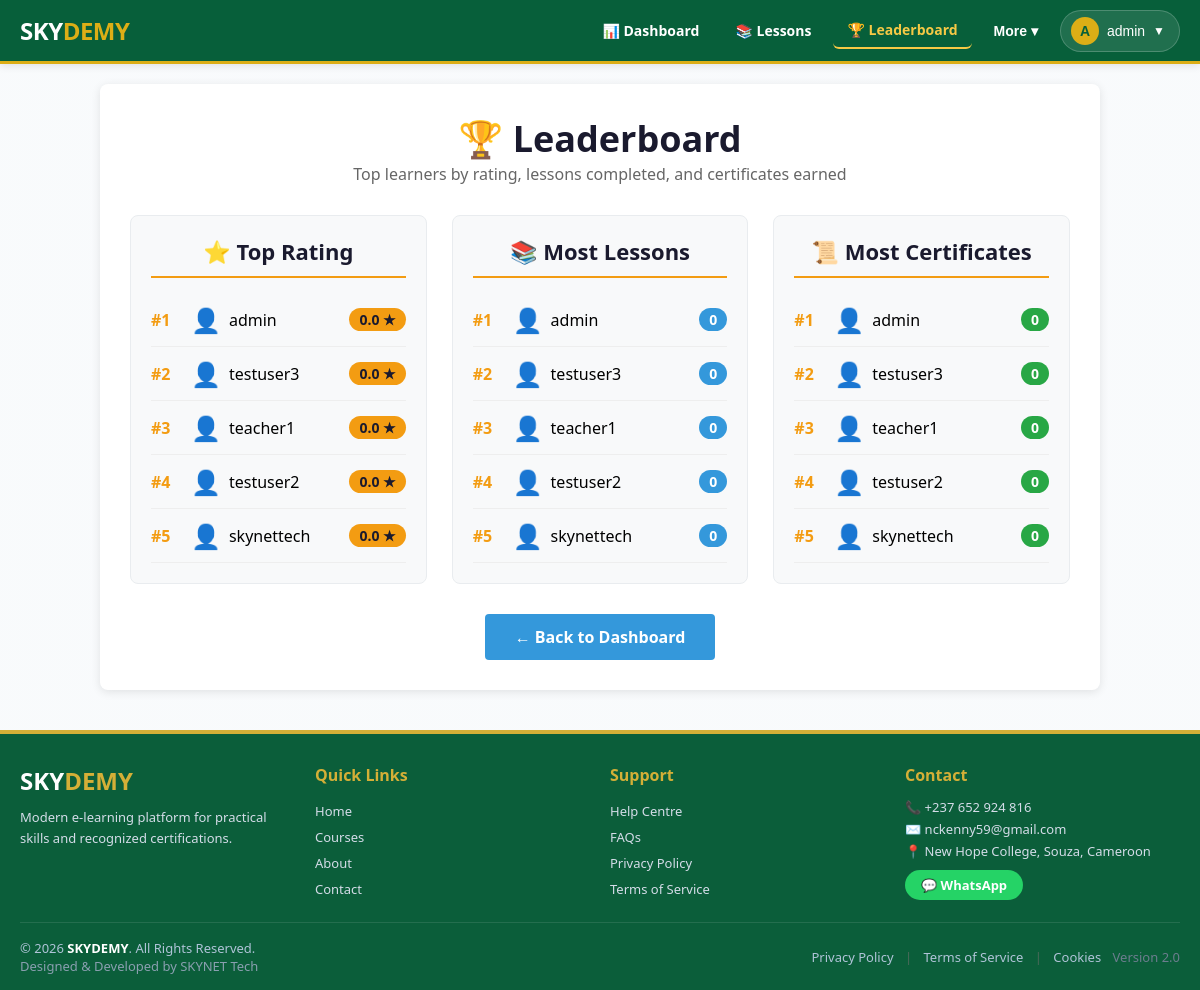
The page /leaderboard/ (signed in) on the database as committed earlier.
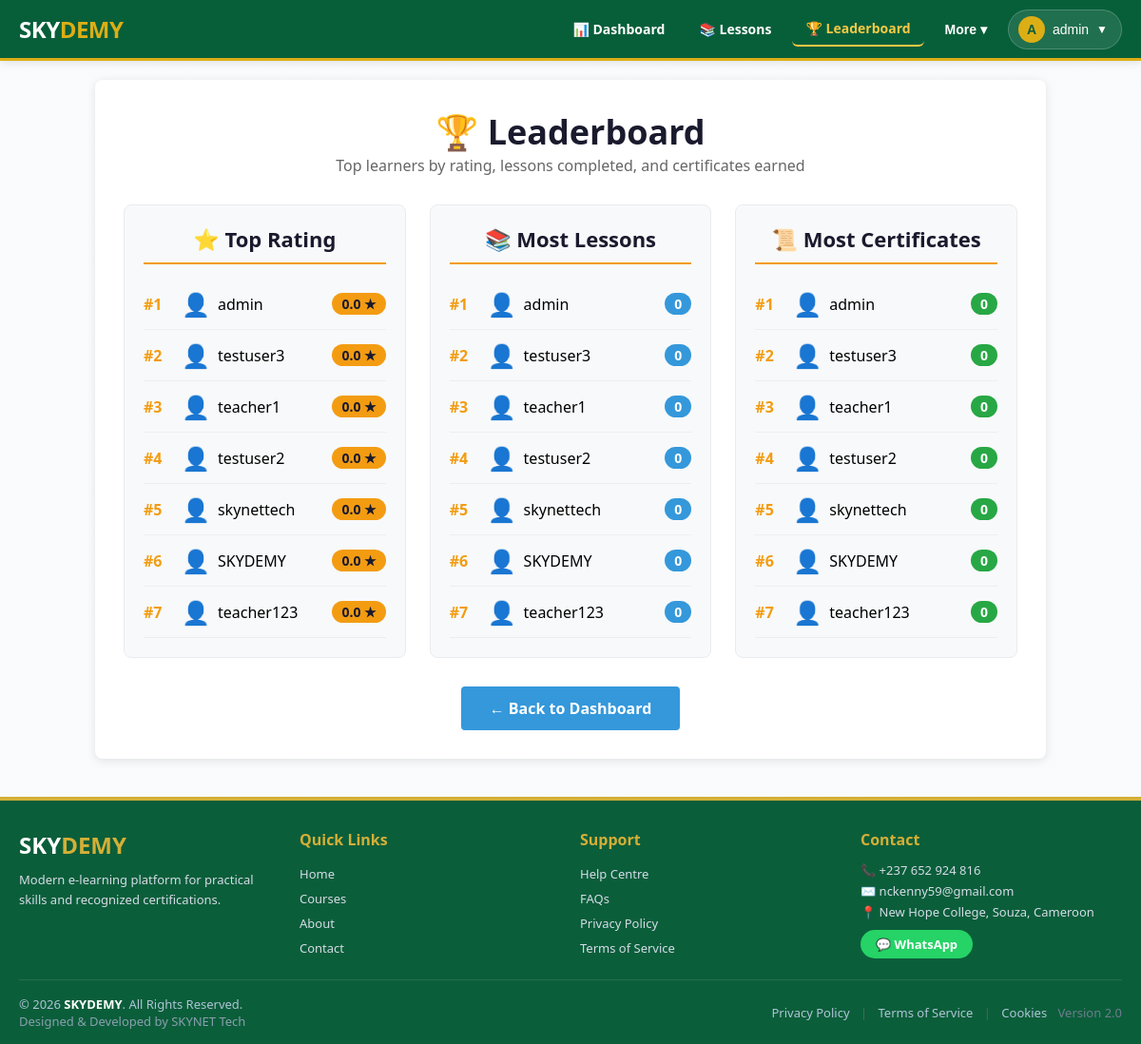
The same page on the database as committed later.
### users/models.py (models this page shows, shortened)
class UserProfile(models.Model):
    ROLE_CHOICES = (
        ('learner', 'Learner'),
        ('teacher', 'Teacher'),
        ('admin', 'Admin'),
    )
    VERIFICATION_STATUS_CHOICES = (
        ('pending', 'Pending Review'),
        ('verified', 'Verified'),
        ('approved', 'Approved'),
        ('suspended', 'Suspended'),
    )
    LEVEL_CHOICES = (
        ('primary', 'Primary School'),
        ('secondary', 'Secondary School'),
        ('university', 'University / Higher Institution'),
        ('', 'Not set'),
    )
    user = models.OneToOneField(User, on_delete=models.CASCADE, related_name='profile')
    role = models.CharField(max_length=10, choices=ROLE_CHOICES, default='learner')
    bio = models.TextField(blank=True, default='')
    avatar = CloudinaryField('avatar', blank=True, null=True)
    level = models.CharField(max_length=10, choices=LEVEL_CHOICES, default='')
    date_of_birth = models.DateField(null=True, blank=True)
    address = models.TextField(blank=True, default='')
    full_name = models.CharField(
        max_length=200,
        blank=True,
        null=True,
        help_text="User's full name (e.g., CHE KENNETH)"
    )
    phone_number = models.CharField(
        max_length=20,
        blank=True,
        unique=True,
        null=True,
        help_text="WhatsApp number for login and notifications"
    )
    verification_status = models.CharField(max_length=10, choices=VERIFICATION_STATUS_CHOICES, default='pending')
    verification_notes = models.TextField(blank=True)
    is_premium = models.BooleanField(default=False)
    subscription_expiry = models.DateTimeField(null=True, blank=True)
    is_suspended = models.BooleanField(default=False)
    total_lessons_completed = models.IntegerField(default=0)
    rating = models.FloatField(default=0.0, validators=[MinValueValidator(0), MaxValueValidator(5)])
    joined_date = models.DateTimeField(auto_now_add=True)
    updated_at = models.DateTimeField(auto_now=True)

### dashboard/views.py (the view)
# urls.py: path('leaderboard/', include('dashboard.urls')),
@login_required
def leaderboard(request):
    top_rating = UserProfile.objects.filter(role='learner').order_by('-rating')[:20]
    top_lessons = UserProfile.objects.filter(role='learner').order_by('-total_lessons_completed')[:20]
    top_certificates = UserProfile.objects.filter(role='learner').annotate(
        cert_count=Count('user__certificate')
    ).order_by('-cert_count')[:20]
    return render(request, 'dashboard/leaderboard.html', {
        'top_rating': top_rating,
        'top_lessons': top_lessons,
        'top_certificates': top_certificates,
    })

### dashboard/context_processors.py (called while the page is built)
def admin_stats(request):
    student_count = UserProfile.objects.filter(role='learner').count()
    teacher_count = UserProfile.objects.filter(role='teacher').count()
    course_count = Lesson.objects.count()
    exam_count = Exam.objects.count()
    certificate_count = Certificate.objects.count()
    userprofile_admin_url = None
    try:
        userprofile_admin_url = reverse('admin:users_userprofile_changelist')
    except NoReverseMatch:
        pass
    return {
        'student_count': student_count,
        'teacher_count': teacher_count,
        'course_count': course_count,
        'exam_count': exam_count,
        'certificate_count': certificate_count,
        'userprofile_admin_url': userprofile_admin_url,
    }

### dashboard/templates/dashboard/leaderboard.html (shortened to what the changed rows need)
{% extends 'dashboard/base.html' %}
{% block content %}
<div style="max-width: 1000px; margin: 0 auto; background: white; padding: clamp(15px, 3vw, 30px); border-radius: 8px; box-shadow: 0 2px 10px rgba(0,0,0,0.1);">
    <h1 style="color: #1a1a2e; font-size: clamp(28px, 4vw, 36px); text-align: center;">🏆 Leaderboard</h1>
    <div style="display: grid; grid-template-columns: repeat(auto-fit, minmax(280px, 1fr)); gap: 25px;">
        <div style="background: #f8f9fa; border-radius: 8px; padding: 20px; border: 1px solid #e9ecef;">
            <h2 style="color: #1a1a2e; font-size: clamp(18px, 2.5vw, 22px); text-align: center; border-bottom: 2px solid #f39c12; padding-bottom: 10px;">⭐ Top Rating</h2>
            <ol style="list-style: none; padding: 0; margin: 15px 0 0;">
                {% for profile in top_rating %}
                    <li style="display: flex; align-items: center; gap: 12px; padding: 10px 0; border-bottom: 1px solid #eee;">
                        <span style="font-weight: 600; color: #f39c12; min-width: 28px;">#{{ forloop.counter }}</span>
                        <div style="display: flex; align-items: center; gap: 8px; flex: 1;">
                            {% if profile.avatar and profile.avatar.url %}
                                <img src="{{ profile.avatar.url }}" alt="{{ profile.user.username }}" style="width: 32px; height: 32px; border-radius: 50%; object-fit: cover; border: 1px solid #ddd;">
                            {% else %}
                                <span style="font-size: 24px;">👤</span>
                            {% endif %}
                            <span style="font-weight: 500;">{{ profile.user.username }}</span>
                        </div>
                        <span style="background: #f39c12; color: #1a1a2e; padding: 2px 10px; border-radius: 20px; font-weight: 600; font-size: 14px;">{{ profile.rating }} ★</span>
                    </li>
                {% empty %}
                    <li style="padding: 15px 0; text-align: center; color: #888;">No learners yet.</li>
                {% endfor %}
            </ol>
        </div>
        <div style="background: #f8f9fa; border-radius: 8px; padding: 20px; border: 1px solid #e9ecef;">
            <h2 style="color: #1a1a2e; font-size: clamp(18px, 2.5vw, 22px); text-align: center; border-bottom: 2px solid #f39c12; padding-bottom: 10px;">📚 Most Lessons</h2>
            <ol style="list-style: none; padding: 0; margin: 15px 0 0;">
                {% for profile in top_lessons %}
                    <li style="display: flex; align-items: center; gap: 12px; padding: 10px 0; border-bottom: 1px solid #eee;">
                        <span style="font-weight: 600; color: #f39c12; min-width: 28px;">#{{ forloop.counter }}</span>
                        <div style="display: flex; align-items: center; gap: 8px; flex: 1;">
                            {% if profile.avatar and profile.avatar.url %}
                                <img src="{{ profile.avatar.url }}" alt="{{ profile.user.username }}" style="width: 32px; height: 32px; border-radius: 50%; object-fit: cover; border: 1px solid #ddd;">
                            {% else %}
                                <span style="font-size: 24px;">👤</span>
                            {% endif %}
                            <span style="font-weight: 500;">{{ profile.user.username }}</span>
                        </div>
                        <span style="background: #3498db; color: white; padding: 2px 10px; border-radius: 20px; font-weight: 600; font-size: 14px;">{{ profile.total_lessons_completed }}</span>
                    </li>
                {% empty %}
                    <li style="padding: 15px 0; text-align: center; color: #888;">No lessons completed yet.</li>
                {% endfor %}
            </ol>
        </div>
        <div style="background: #f8f9fa; border-radius: 8px; padding: 20px; border: 1px solid #e9ecef;">
            <h2 style="color: #1a1a2e; font-size: clamp(18px, 2.5vw, 22px); text-align: center; border-bottom: 2px solid #f39c12; padding-bottom: 10px;">📜 Most Certificates</h2>
            <ol style="list-style: none; padding: 0; margin: 15px 0 0;">
                {% for profile in top_certificates %}
                    <li style="display: flex; align-items: center; gap: 12px; padding: 10px 0; border-bottom: 1px solid #eee;">
                        <span style="font-weight: 600; color: #f39c12; min-width: 28px;">#{{ forloop.counter }}</span>
                        <div style="display: flex; align-items: center; gap: 8px; flex: 1;">
                            {% if profile.avatar and profile.avatar.url %}
                                <img src="{{ profile.avatar.url }}" alt="{{ profile.user.username }}" style="width: 32px; height: 32px; border-radius: 50%; object-fit: cover; border: 1px solid #ddd;">
                            {% else %}
                                <span style="font-size: 24px;">👤</span>
                            {% endif %}
                            <span style="font-weight: 500;">{{ profile.user.username }}</span>
                        </div>
                        <span style="background: #28a745; color: white; padding: 2px 10px; border-radius: 20px; font-weight: 600; font-size: 14px;">{{ profile.cert_count }}</span>
                    </li>
                {% empty %}
                    <li style="padding: 15px 0; text-align: center; color: #888;">No certificates earned yet.</li>
                {% endfor %}
            </ol>
        </div>
    </div>
</div>
{% endblock %}

Rows that differ between the two databases and show on the page:
added UserProfile: user.username "SKYDEMY", rating "0.0", total_lessons_completed "0", cert_count "0"
added UserProfile: user.username "teacher123", rating "0.0", total_lessons_completed "0", cert_count "0"
